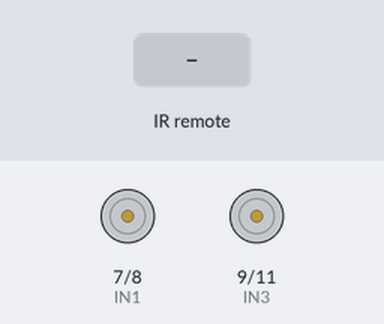
Simulated run of this sketch. Board: Arduino Uno, built with avr-gcc and run on an emulated ATmega328P. Parts: motor-driver pin pairs drawn as motors (green arrow = first pin HIGH = forward, orange = second pin HIGH = backward, longer = more drive, scaled by the enable pin). The test bench sets the inputs (shaded band).

Above: at 1.2 s.
1.3 s: infrared code 0xFF629D received
At 2.3 s:
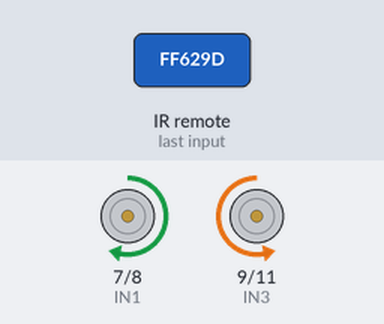
2.8 s: infrared code 0xFFA857 received
At 3.5 s:
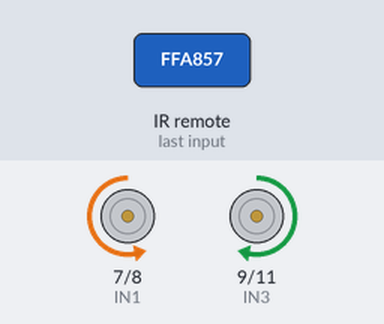
4.3 s: infrared code 0xFF22DD received
At 4.6 s:
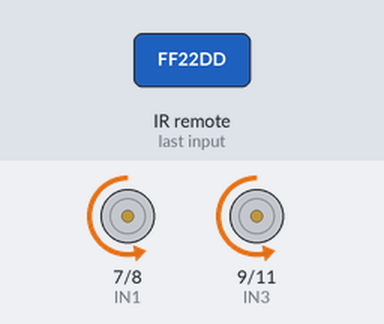
5.8 s: infrared code 0xFFC23D received
At 7.0 s:
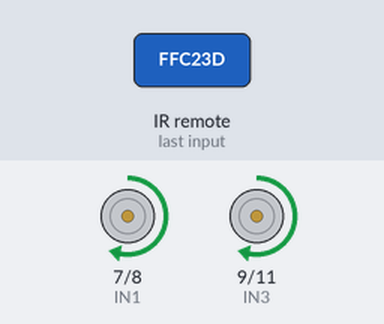
7.3 s: infrared code 0xFF02FD received
At 8.1 s:
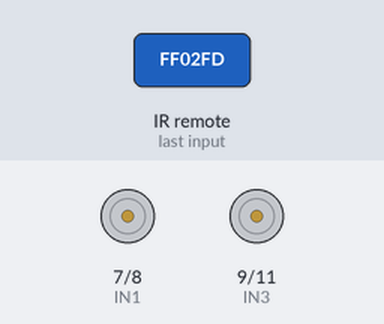
Timing chart, 0 to 9.8 s (numbered marks = the images above; inputs shaded):
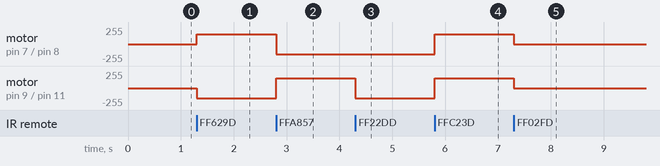

Measured:
- after the input at 1.3 s, motor on pin 7 (IN1) / pin 8 (IN2): stopped → forward 150/255 at once; motor on pin 9 (IN3) / pin 11 (IN4): stopped → backward 150/255 at once
- after the input at 2.8 s, motor on pin 7 (IN1) / pin 8 (IN2): forward 150/255 → backward 150/255 at once; motor on pin 9 (IN3) / pin 11 (IN4): backward 150/255 → forward 150/255 at once
- after the input at 4.3 s, motor on pin 9 (IN3) / pin 11 (IN4): forward 150/255 → backward 150/255 at once
- after the input at 5.8 s, motor on pin 7 (IN1) / pin 8 (IN2), motor on pin 9 (IN3) / pin 11 (IN4): backward 150/255 → forward 150/255 at once
- after the input at 7.3 s, motor on pin 7 (IN1) / pin 8 (IN2), motor on pin 9 (IN3) / pin 11 (IN4): forward 150/255 → stopped at once

The sketch:

InfraRed.ino
```cpp
#include "IRremote.h"

#define ENA 5
#define ENB 6
#define IN1 7
#define IN2 8
#define IN3 9
#define IN4 11

#define RECV_PIN 12

#define FORWARD 16736925
#define BACK 16754775
#define LEFT 16720605
#define RIGHT 16761405
#define STOP 16712445

#define INIT_SPEED 150

class Drive
{
public:
  Drive()
  {
    pinMode(IN1, OUTPUT);
    pinMode(IN2, OUTPUT);
    pinMode(IN3, OUTPUT);
    pinMode(IN4, OUTPUT);
    pinMode(ENA, OUTPUT);
    pinMode(ENB, OUTPUT);
  }

  void forward()
  {
    digitalWrite(IN1, HIGH);
    digitalWrite(IN2, LOW);
    digitalWrite(IN3, LOW);
    digitalWrite(IN4, HIGH);
  }

  void back()
  {
    digitalWrite(IN1, LOW);
    digitalWrite(IN2, HIGH);
    digitalWrite(IN3, HIGH);
    digitalWrite(IN4, LOW);
  }

  void left()
  {
    digitalWrite(IN1, LOW);
    digitalWrite(IN2, HIGH);
    digitalWrite(IN3, LOW);
    digitalWrite(IN4, HIGH);
  }

  void right()
  {
    digitalWrite(IN1, HIGH);
    digitalWrite(IN2, LOW);
    digitalWrite(IN3, HIGH);
    digitalWrite(IN4, LOW);
  }

  void stop()
  {
    digitalWrite(IN1, LOW);
    digitalWrite(IN2, LOW);
    digitalWrite(IN3, LOW);
    digitalWrite(IN4, LOW);
  }

  void setSpeed(int speed)
  {
    analogWrite(ENB, speed);
    analogWrite(ENA, speed);
  }
};

Drive drive;
IRrecv irrecv(RECV_PIN);

void setup()
{
  irrecv.enableIRIn();
}

decode_results results;
unsigned long val;
unsigned long preMillis;

void loop()
{
  drive.setSpeed(INIT_SPEED);

  if (irrecv.decode(&results))
  {
    preMillis = millis();
    val = results.value;
    irrecv.resume();
    switch (val)
    {
    case FORWARD:
      drive.forward();
      break;

    case BACK:
      drive.back();
      break;

    case LEFT:
      drive.left();
      break;

    case RIGHT:
      drive.right();
      break;

    case STOP:
      drive.stop();
      break;

    default:
      break;
    }
  }
  else
  {
    if (millis() - preMillis > 500)
    {
      // drive.stop();
      preMillis = millis();
    }
  }
}
```
